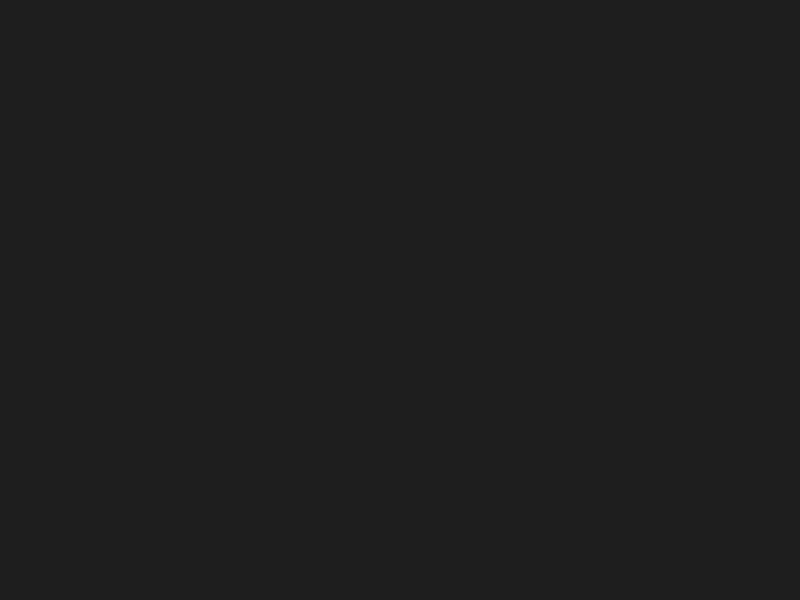
Frame 1 (no input)
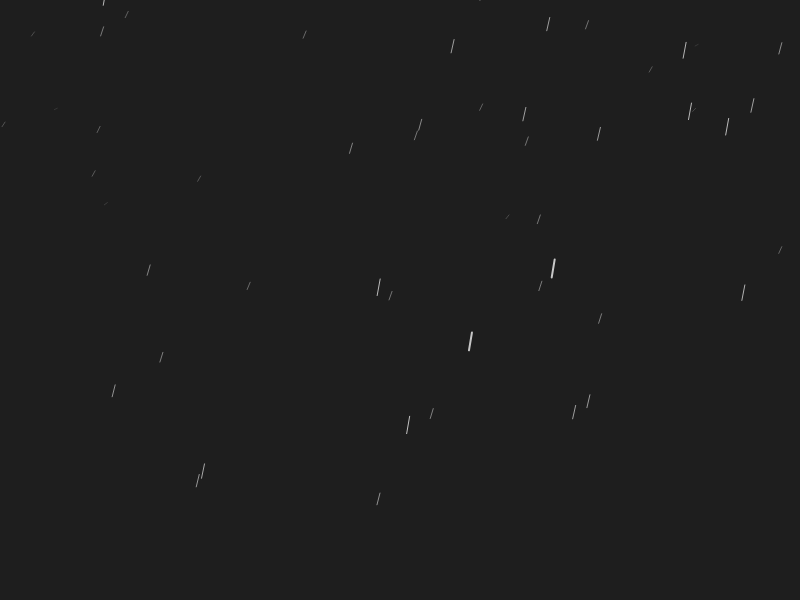
Frame 60 (no input)
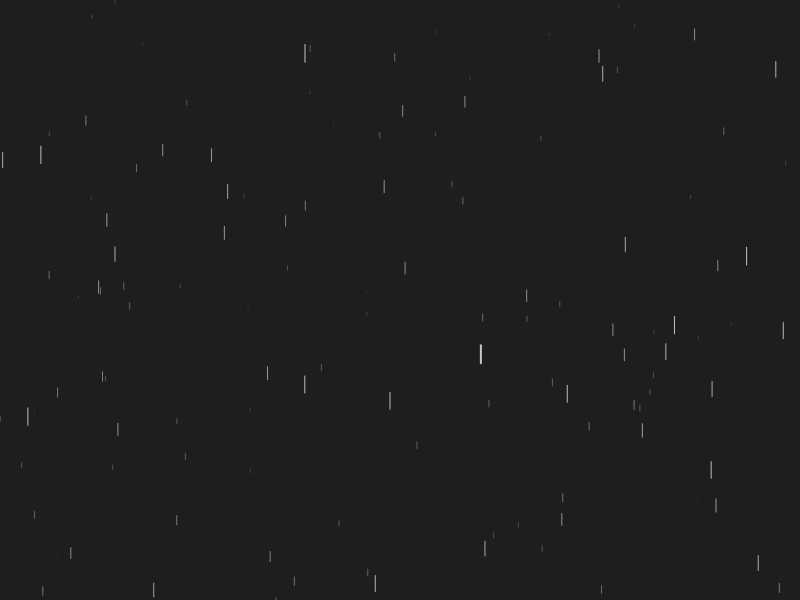
Frame 120 (the mouse pressed at the canvas centre since frame 60)

The p5.js sketch that drew these frames (run headless with seeded random() and noise() and a simulated clock; from frame 60 on, the mouse is pressed at the canvas centre):

// p5.js sketch
// ── sketch.js
const world = new World();
const MAX_DROPS = 500;

function setup() {
  createCanvas(800, 600);
  for (let i = 0; i < MAX_DROPS; i++) {
    const drop = new Drop();
    drop.x = random(world.spawnRangeArea.left, world.spawnRangeArea.right);
    drop.y = random(0, world.spawnRangeArea.top);
    world.drops.push(drop)
  };
}

function updateWind() {
  world.wind = map(mouseX, 0, width, -world.maxWindForce(), world.maxWindForce(), true);
}

function updateSpawnRangeArea() {
  world.spawnRangeArea.left = -width / 2;
  world.spawnRangeArea.right = width * 1.5;
  world.spawnRangeArea.top = -height * 2;
}

function draw() {
  if (keyIsDown(32)) return;

  /**
   * Updates
   */
  updateWind();
  updateSpawnRangeArea();

  /**
   * Draws
   */
  background(30);
  world.drops.forEach(drop => {
    if (mouseIsPressed && mouseButton === LEFT && drop.size > 3) {
      drop.y += drop.velocity * 1.5;
    } else {
      drop.y += drop.velocity;
    }
    drop.x += world.wind;

    drop.draw(world.wind);

    if (drop.y > height) {
      drop.x = random(world.spawnRangeArea.left, world.spawnRangeArea.right);
      drop.y = random(0, world.spawnRangeArea.top);
      drop.regen();
    }
  })
}

// ── drop.js
class Drop {
  constructor() {
    this.x = 0;
    this.y = 0;
    this.size = 0;
    this.thickness = 0;
    this.stroke = 0;
    this.mass = 0;
    this.velocity = 0;

    this.regen();
  }

  minimumSize() {
    return 1;
  }
  maximumSize() {
    return 6;
  }
  calcMass() {
    this.mass = this.size * this.thickness;
  }
  calcVelocity() {
    this.velocity = map(this.mass, this.minimumSize(), this.maximumSize() * 2, 7, 19, true);
  }

  regen() {
    this.size = random(this.minimumSize(), this.maximumSize() * 3);
    this.stroke = map(this.size, this.minimumSize(), this.maximumSize() * 3, 50, 200, true);
    this.thickness = this.stroke > 198 ? 2 : 1;

    this.calcMass();
    this.calcVelocity();
  }

  draw(wind) {
    stroke(this.stroke);
    strokeWeight(this.thickness);
    line(this.x, this.y, this.x + wind / 2, this.y + this.size);
  }
}
// ── style.css
html,
body {
  margin: 0;
  padding: 0;
  background-color: #1e1e1e;
  user-select: none;
}

canvas {
  display: block;
  margin: 0 auto;
  border: 1px solid #2e2e2e;
}

p {
  color: #4e4e4e;
  text-align: center;
}
// ── world.js
class World {
  constructor() {
    this.drops = [];
    this.wind = 0;
    this.spawnRangeArea = {
      left: 0,
      right: 0,
      top: 0
    };
  }

  maxWindForce() {
    return 6;
  }
}
